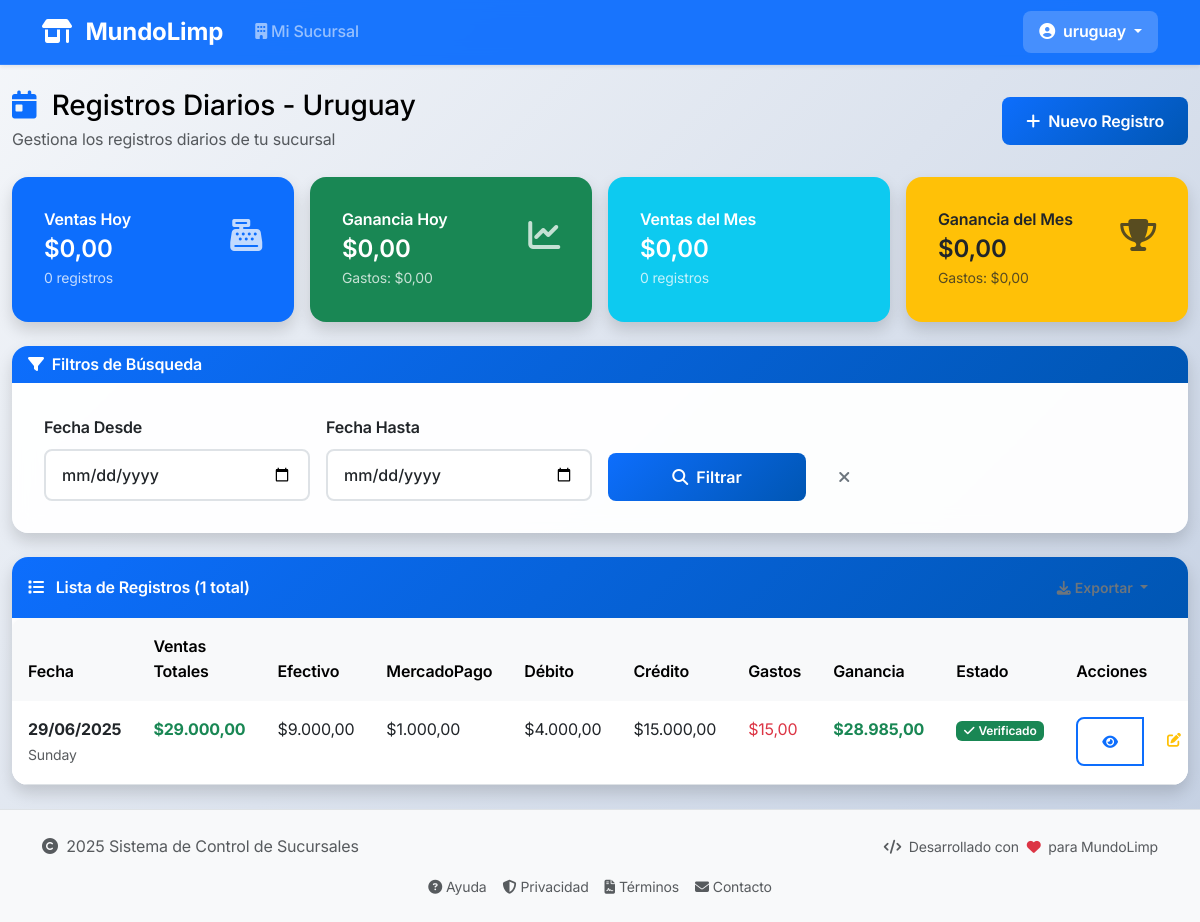
/daily-records/index (signed in), run on an earlier commit of the app's database.
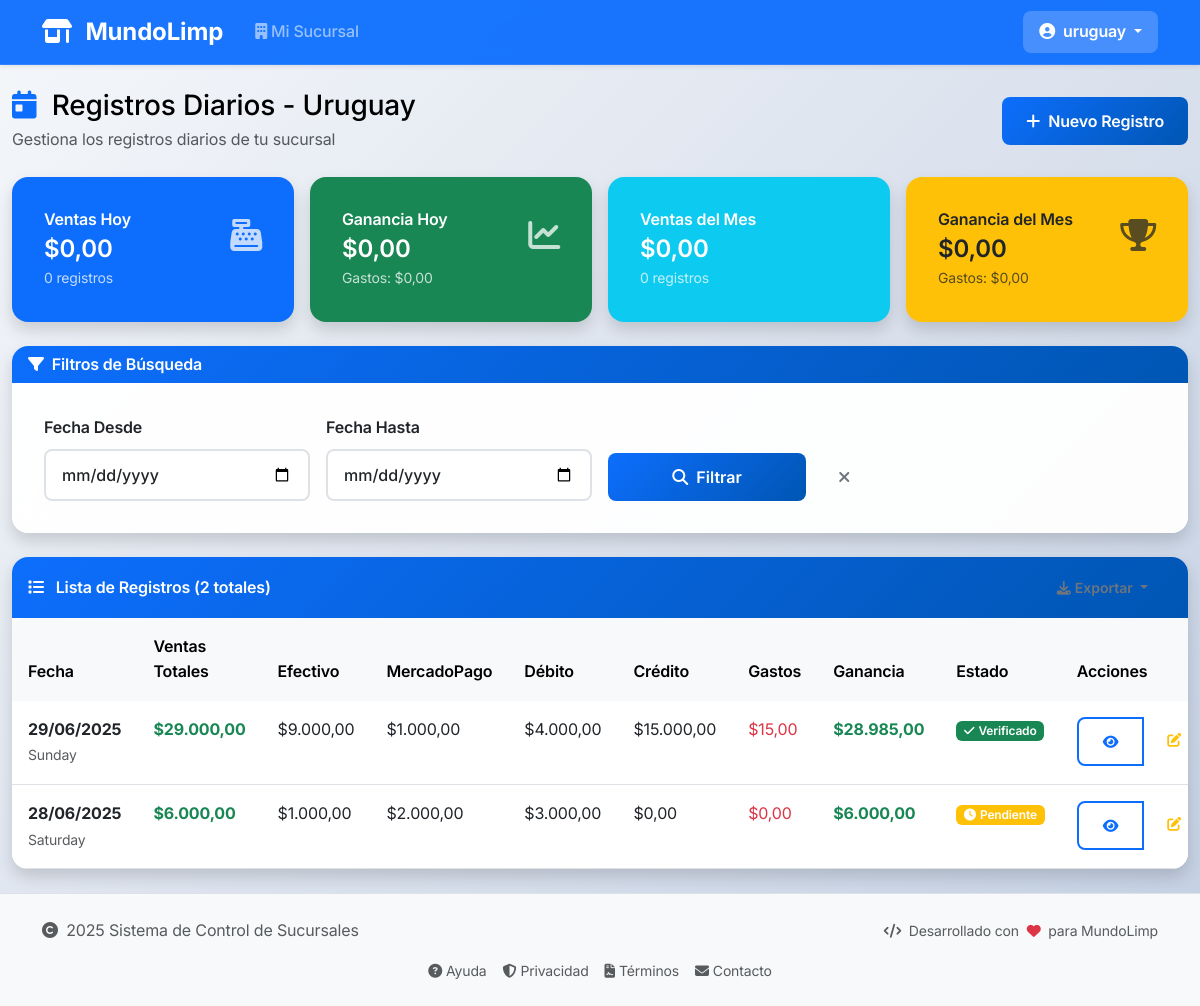
And on a later commit of the database.
### app/models/daily_record.py (models this page shows, shortened)
class DailyRecord(db.Model):
    __tablename__ = 'daily_records'
    id = db.Column(db.Integer, primary_key=True)
    user_id = db.Column(
        db.Integer,
        db.ForeignKey('users.id', ondelete='CASCADE'),
        nullable=False,
        index=True
    )
    branch_name = db.Column(db.String(100), nullable=False, index=True)
    record_date = db.Column(
        db.Date,
        nullable=False,
        default=datetime.date.today,
        index=True
    )
    total_sales = db.Column(
        db.Numeric(10, 2),
        nullable=False,
        default=0.00
    )
    cash_sales = db.Column(
        db.Numeric(10, 2),
        nullable=False,
        default=0.00
    )
    mercadopago_sales = db.Column(
        db.Numeric(10, 2),
        nullable=False,
        default=0.00
    )
    debit_sales = db.Column(
        db.Numeric(10, 2),
        nullable=False,
        default=0.00
    )
    credit_sales = db.Column(
        db.Numeric(10, 2),
        nullable=False,
        default=0.00
    )
    total_expenses = db.Column(
        db.Numeric(10, 2),
        nullable=False,
        default=0.00
    )
    created_at = db.Column(
        db.DateTime,
        default=datetime.datetime.now,
        nullable=False
    )
    updated_at = db.Column(
        db.DateTime,
        default=datetime.datetime.now,
        onupdate=datetime.datetime.now,
        nullable=False
    )
    notes = db.Column(db.Text, nullable=True)
    is_verified = db.Column(db.Boolean, default=False, nullable=False)
    verified_by = db.Column(
        db.Integer,
        db.ForeignKey('users.id'),
        nullable=True
    )
    verified_at = db.Column(db.DateTime, nullable=True)
    __table_args__ = (
        db.UniqueConstraint(
            'branch_name',
            'record_date',
            name='_branch_date_uc'
        ),
        db.Index('idx_branch_date', 'branch_name', 'record_date'),
        db.Index('idx_user_date', 'user_id', 'record_date'),
        db.CheckConstraint('total_sales >= 0', name='check_total_sales_positive'),
        db.CheckConstraint('cash_sales >= 0', name='check_cash_sales_positive'),
        db.CheckConstraint('mercadopago_sales >= 0', name='check_mercadopago_sales_positive'),
        db.CheckConstraint('debit_sales >= 0', name='check_debit_sales_positive'),
        db.CheckConstraint('credit_sales >= 0', name='check_credit_sales_positive'),
        db.CheckConstraint('total_expenses >= 0', name='check_total_expenses_positive')
    )
    def get_net_amount(self):
        return float(self.total_sales) - float(self.total_expenses)

### app/routes/daily_records.py (the view)
@daily_records_bp.route('/')
@daily_records_bp.route('/index')
@login_required
def index():
    page = request.args.get('page', 1, type=int)
    filter_form = FilterForm()
    if current_user.is_admin_user():
        query = DailyRecord.query
    else:
        query = current_user.daily_records
    if request.args.get('start_date'):
        try:
            start_date = datetime.datetime.strptime(request.args.get('start_date'), '%Y-%m-%d').date()
            query = query.filter(DailyRecord.record_date >= start_date)
        except ValueError:
            pass
    if request.args.get('end_date'):
        try:
            end_date = datetime.datetime.strptime(request.args.get('end_date'), '%Y-%m-%d').date()
            query = query.filter(DailyRecord.record_date <= end_date)
        except ValueError:
            pass
    if request.args.get('branch_filter') and current_user.is_admin_user():
        branch_name = request.args.get('branch_filter')
        query = query.filter(DailyRecord.branch_name == branch_name)
    query = query.order_by(desc(DailyRecord.record_date))
    records = query.paginate(
        page=page,
        per_page=20,
        error_out=False
    )
    today = get_today_arg()
    stats = get_quick_stats(current_user, today)
    return render_template(
        'daily_records/index.html',
        title='Registros Diarios',
        records=records,
        filter_form=filter_form,
        stats=stats
    )

### app/forms/daily_record_forms.py (shortened to what this page needs)
class FilterForm(FlaskForm):
    start_date = DateField(
        'Fecha Desde',
        validators=[Optional()],
        render_kw={
            'class': 'form-control'
        }
    )
    end_date = DateField(
        'Fecha Hasta',
        validators=[Optional()],
        render_kw={
            'class': 'form-control'
        }
    )
    branch_filter = SelectField(
        'Sucursal',
        choices=[
            ('', 'Todas las sucursales'),
            ('Uruguay', 'Uruguay'),
            ('Villa Cabello', 'Villa Cabello'),
            ('Tacuari', 'Tacuari'),
            ('Candelaria', 'Candelaria'),
            ('Itaembe Mini', 'Itaembe Mini')
        ],
        validators=[Optional()],
        render_kw={
            'class': 'form-select'
        }
    )
    submit = SubmitField(
        'Filtrar',
        render_kw={
            'class': 'btn btn-outline-primary'
        }
    )

### app/models/user.py (called while the page is built)
    def is_admin_user(self):
        return self.role == 'admin' and self.is_admin

    def is_branch_user(self):
        return self.role == 'branch_user'

### app/routes/daily_records.py (called while the page is built)
def get_today_arg():
    return datetime.datetime.now(TZ_ARG).date()

### app/templates/daily_records/index.html (shortened to what the changed rows need)
{% extends "layout/base.html" %}
{% block content %}
<div class="container-fluid my-4">
    <div class="row">
        <div class="col-12">
            <div class="d-flex justify-content-between align-items-center mb-4">
                <div>
                    <h1 class="h3 mb-1">
                        <i class="fas fa-calendar-day text-primary me-2"></i>
                        Registros Diarios
                        {% if not current_user.is_admin_user() %}
                            - {{ current_user.branch_name }}
                        {% endif %}
                    </h1>
                </div>
            </div>
        </div>
    </div>
    <div class="row">
        <div class="col-12">
            <div class="card">
                <div class="card-header d-flex justify-content-between align-items-center">
                    <h6 class="mb-0">
                        <i class="fas fa-list me-2"></i>
                        Lista de Registros
                        {% if records.total %}
                            ({{ records.total }} total{{ 'es' if records.total != 1 else '' }})
                        {% endif %}
                    </h6>
                    {% if records.items %}
                    <div class="dropdown">
                        <button class="btn btn-outline-secondary btn-sm dropdown-toggle" type="button" data-bs-toggle="dropdown">
                        </button>
                    </div>
                    {% endif %}
                </div>
                <div class="card-body p-0">
                    {% if records.items %}
                    <div class="table-responsive">
                        <table class="table table-hover mb-0">
                            <thead class="table-light">
                                <tr>
                                    <th>Fecha</th>
                                    <th>Ventas Totales</th>
                                    <th>Efectivo</th>
                                    <th>MercadoPago</th>
                                    <th>Débito</th>
                                    <th>Crédito</th>
                                    <th>Gastos</th>
                                    <th>Ganancia</th>
                                    <th>Estado</th>
                                    <th width="150">Acciones</th>
                                </tr>
                            </thead>
                            <tbody>
                                {% for record in records.items %}
                                <tr>
                                    <td>
                                        <strong>{{ record.record_date.strftime('%d/%m/%Y') }}</strong>
                                        <br><small class="text-muted">{{ record.record_date.strftime('%A') }}</small>
                                    </td>
                                    <td>
                                        <strong class="text-success">${{ "{:,.2f}".format(record.total_sales).replace(",", "X").replace(".", ",").replace("X", ".") }}</strong>
                                    </td>
                                    <td>${{ "{:,.2f}".format(record.cash_sales).replace(",", "X").replace(".", ",").replace("X", ".") }}</td>
                                    <td>${{ "{:,.2f}".format(record.mercadopago_sales).replace(",", "X").replace(".", ",").replace("X", ".") }}</td>
                                    <td>${{ "{:,.2f}".format(record.debit_sales).replace(",", "X").replace(".", ",").replace("X", ".") }}</td>
                                    <td>${{ "{:,.2f}".format(record.credit_sales).replace(",", "X").replace(".", ",").replace("X", ".") }}</td>
                                    <td>
                                        <span class="text-danger">${{ "{:,.2f}".format(record.total_expenses).replace(",", "X").replace(".", ",").replace("X", ".") }}</span>
                                    </td>
                                    <td>
                                        {% set net = record.get_net_amount() %}
                                        <strong class="{{ 'text-success' if net >= 0 else 'text-danger' }}">
                                            ${{ "{:,.2f}".format(net).replace(",", "X").replace(".", ",").replace("X", ".") }}
                                        </strong>
                                    </td>
                                    <td>
                                        {% if record.is_verified %}
                                            <span class="badge bg-success">
                                                <i class="fas fa-check me-1"></i>Verificado
                                            </span>
                                        {% else %}
                                            <span class="badge bg-warning">
                                                <i class="fas fa-clock me-1"></i>Pendiente
                                            </span>
                                        {% endif %}
                                    </td>
                                    <td>
                                        <div class="btn-group btn-group-sm" role="group">
                                            <a href="{{ url_for('daily_records.view', id=record.id) }}"
                                               class="btn btn-outline-primary"
                                               data-bs-toggle="tooltip"
                                               title="Ver detalles">
                                                <i class="fas fa-eye"></i>
                                            </a>
                                            {% if current_user.can_edit_record(record) %}
                                            <a href="{{ url_for('daily_records.edit', id=record.id) }}"
                                               class="btn btn-outline-warning"
                                               data-bs-toggle="tooltip"
                                               title="Editar">
                                                <i class="fas fa-edit"></i>
                                            </a>
                                            {% endif %}
                                        </div>
                                    </td>
                                </tr>
                                {% endfor %}
                            </tbody>
                        </table>
                    </div>
                    {% endif %}
                </div>
            </div>
        </div>
    </div>
</div>
{% endblock %}

What changed in the data, as far as the page shows it:
added DailyRecord: record_date "28/06/2025", record_date "Saturday", total_sales "6.000,00", cash_sales "1.000,00", mercadopago_sales "2.000,00", debit_sales "3.000,00", credit_sales "0,00", total_expenses "0,00", value "6.000,00", is_verified False (drawn)
Also different on the page:
{{ records.total }}: "1" → "2"
{{ 'es' if records.total != 1 else '' }}: (not shown) → "es"
